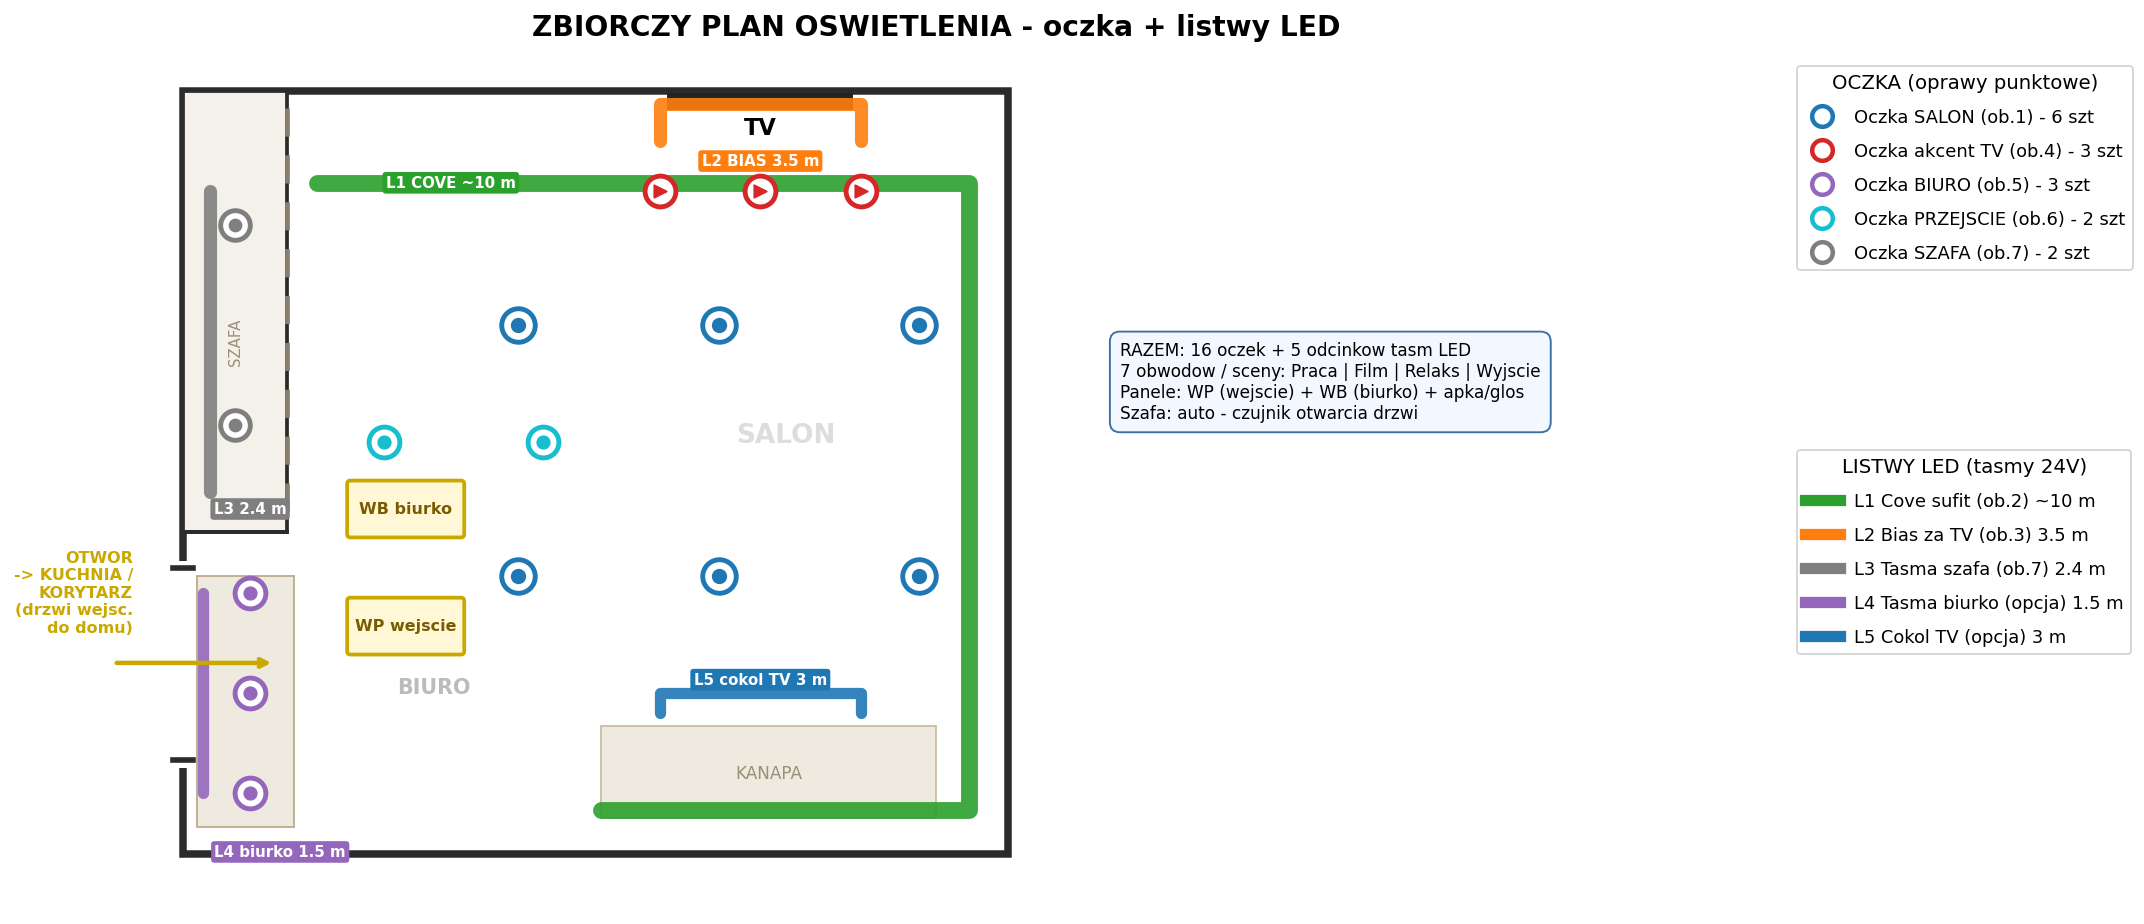

Recreate this plot in Python.
# -*- coding: utf-8 -*-
"""ZBIORCZY plan oswietlenia: oczka + listwy LED razem. Wymiary w cm."""
import matplotlib
matplotlib.use("Agg")
import matplotlib.pyplot as plt
from matplotlib.patches import Rectangle, FancyBboxPatch
from matplotlib.lines import Line2D

fig, ax = plt.subplots(figsize=(16, 12))
WALL="#2b2b2b"
# oczka
C1="#1f77b4"; C4="#d62728"; C5="#9467bd"; C6="#17becf"; C7o="#7f7f7f"
# listwy
COVE="#2ca02c"; BIAS="#ff7f0e"; SZAF="#7f7f7f"; BIUR="#9467bd"; COKOL="#1f77b4"

# ---------- kontur ----------
ax.add_patch(Rectangle((0,0),493,456, fill=False, lw=4, ec=WALL))
ax.add_patch(Rectangle((0,0),62,264, fill=True, fc="#f4f1ea", ec=WALL, lw=2))
ax.plot([62,62],[10,254], color="#8a7f6a", lw=2.5, ls=(0,(6,4)))
ax.plot([0,62],[264,264], color=WALL, lw=2)
# meble
ax.add_patch(Rectangle((290,2),110,9, fc="#222", ec="#222"))
ax.text(345,26,"TV", ha="center", fontsize=12, fontweight="bold")
ax.add_patch(Rectangle((250,380),200,55, fc="#efeadf", ec="#cbbfa6", lw=1))
ax.text(350,408,"KANAPA", ha="center", va="center", fontsize=9, color="#9a8f78")
ax.add_patch(Rectangle((8,290),58,150, fc="#efeadf", ec="#bcae90", lw=1))
ax.text(150,360,"BIURO", ha="center", fontsize=11, fontweight="bold", color="#bbb")
ax.text(31,150,"SZAFA", ha="center", va="center", fontsize=8, rotation=90, color="#9a8f78")
ax.text(360,210,"SALON", ha="center", fontsize=14, fontweight="bold", color="#ddd", zorder=0)

# ============ LISTWY LED (rysowane pod oczkami) ============
def run(pts,color,lw=8):
    ax.plot([p[0] for p in pts],[p[1] for p in pts], color=color, lw=lw,
            solid_capstyle="round", solid_joinstyle="round", zorder=4, alpha=0.9)
def tag(x,y,t,color,fs=8):
    ax.text(x,y,t, ha="center", va="center", fontsize=fs, color="white",
            fontweight="bold", zorder=7,
            bbox=dict(boxstyle="round,pad=0.22", fc=color, ec="none"))

run([(80,55),(470,55),(470,430),(250,430)], COVE, 9)        # L1 cove
tag(160,55,"L1 COVE ~10 m", COVE)
run([(285,30),(285,8),(405,8),(405,30)], BIAS, 7)            # L2 bias
tag(345,42,"L2 BIAS 3.5 m", BIAS)
run([(16,60),(16,240)], SZAF, 7)                             # L3 szafa
tag(40,250,"L3 2.4 m", SZAF)
run([(12,300),(12,420)], BIUR, 6)                            # L4 biurko
tag(58,455,"L4 biurko 1.5 m", BIUR)
run([(285,372),(285,360),(405,360),(405,372)], COKOL, 6)     # L5 cokol TV
tag(345,352,"L5 cokol TV 3 m", COKOL)

# ============ OCZKA ============
def oczko(x,y,c,s=320,marker="o"):
    ax.scatter(x,y,s=s, facecolors="white", edgecolors=c, lw=2.6, zorder=6)
    ax.scatter(x,y,s=s*0.16, color=c, marker=marker, zorder=7)

SALON_X=[200,320,440]; SALON_Y=[140,290]
for x in SALON_X:
    for y in SALON_Y: oczko(x,y,C1)
for x in [285,345,405]: oczko(x,60,C4,270,">")     # akcenty TV
for y in [300,360,420]: oczko(40,y,C5,270)         # biuro
for x,y in [(120,210),(215,210)]: oczko(x,y,C6,270)# przejscie
for x,y in [(31,80),(31,200)]: oczko(x,y,C7o,250)  # szafa oczka

# ============ OTWOR (przejscie do kuchni/korytarza) + PANELE ============
# otwarte przejscie w lewej scianie (bez drzwi) - ciag komunikacyjny
ax.plot([0,0],[285,400], color="white", lw=8, zorder=3)          # "wyciety" otwor
# osciezia otworu
ax.plot([-6,6],[285,285], color=WALL, lw=3, zorder=3)
ax.plot([-6,6],[400,400], color=WALL, lw=3, zorder=3)
ax.annotate("", xy=(55,342), xytext=(-42,342),
            arrowprops=dict(arrowstyle="->", color="#caa800", lw=2.4), zorder=9)
ax.text(-30,300,"OTWOR\n-> KUCHNIA /\nKORYTARZ\n(drzwi wejsc.\ndo domu)",
        rotation=0, ha="right", va="center",
        fontsize=8.5, fontweight="bold", color="#caa800")

def panel(x,y,t):
    ax.add_patch(FancyBboxPatch((x,y),66,30, boxstyle="round,pad=2",
                 fc="#fff7d6", ec="#caa800", lw=2, zorder=8))
    ax.text(x+33,y+15,t, ha="center", va="center", fontsize=8.5,
            fontweight="bold", color="#7a5c00", zorder=9)
panel(100,305,"WP wejscie")     # panel glowny przy wejsciu (lewa strona)
panel(100,235,"WB biurko")      # panel dodatkowy przy biurku

# ============ LEGENDA ============
ocz=[(C1,"Oczka SALON (ob.1) - 6 szt"),
     (C4,"Oczka akcent TV (ob.4) - 3 szt"),
     (C5,"Oczka BIURO (ob.5) - 3 szt"),
     (C6,"Oczka PRZEJSCIE (ob.6) - 2 szt"),
     (C7o,"Oczka SZAFA (ob.7) - 2 szt")]
h1=[Line2D([0],[0],marker="o",color="w",markerfacecolor="white",
    markeredgecolor=c,markeredgewidth=2.4,markersize=11,label=t) for c,t in ocz]
lst=[(COVE,"L1 Cove sufit (ob.2) ~10 m"),
     (BIAS,"L2 Bias za TV (ob.3) 3.5 m"),
     (SZAF,"L3 Tasma szafa (ob.7) 2.4 m"),
     (BIUR,"L4 Tasma biurko (opcja) 1.5 m"),
     (COKOL,"L5 Cokol TV (opcja) 3 m")]
h2=[Line2D([0],[0],color=c,lw=6,label=t) for c,t in lst]
leg1=ax.legend(handles=h1, loc="upper left", bbox_to_anchor=(1.02,1.0),
          fontsize=9.5, frameon=True, title="OCZKA (oprawy punktowe)",
          title_fontsize=10.5, labelspacing=0.9)
ax.add_artist(leg1)
ax.legend(handles=h2, loc="upper left", bbox_to_anchor=(1.02,0.55),
          fontsize=9.5, frameon=True, title="LISTWY LED (tasmy 24V)",
          title_fontsize=10.5, labelspacing=0.9)

ax.text(560,150,
 "RAZEM: 16 oczek + 5 odcinkow tasm LED\n"
 "7 obwodow / sceny: Praca | Film | Relaks | Wyjscie\n"
 "Panele: WP (wejscie) + WB (biurko) + apka/glos\n"
 "Szafa: auto - czujnik otwarcia drzwi",
 fontsize=9, va="top",
 bbox=dict(boxstyle="round,pad=0.6", fc="#f3f7ff", ec="#3a6ea5"))

ax.set_xlim(-40,940); ax.set_ylim(-20,490)
ax.invert_yaxis(); ax.set_aspect("equal"); ax.axis("off")
ax.set_title("ZBIORCZY PLAN OSWIETLENIA - oczka + listwy LED",
             fontsize=15, fontweight="bold", pad=12)
plt.tight_layout()
plt.savefig("/home/user/architekt-wnetrz/plan_zbiorczy.png", dpi=135,
            bbox_inches="tight", facecolor="white")
print("saved")
